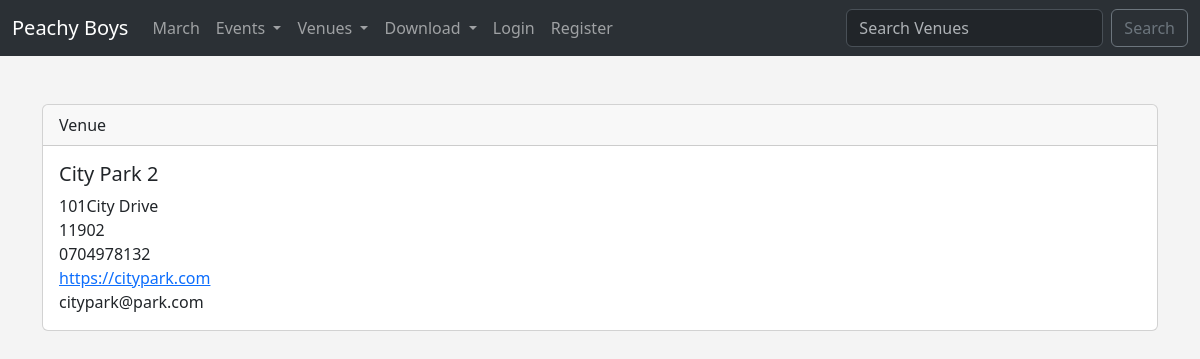
Screenshot of /show_venue/1/ with the database file from the repository.
### events/models.py (models this page shows)
class Venue(models.Model):
    name = models.CharField(max_length=120)
    address = models.CharField(max_length=300)
    zip_code =  models.CharField(max_length=15, blank=True)
    phone = models.CharField(max_length=15, blank=True)
    web = models.URLField(blank=True)
    email_address = models.EmailField(blank=True)
    owner = models.IntegerField(blank=False, default=1)
    def __str__(self):
        return self.name

### events/views.py (the view)
# urls.py: path('show_venue/<venue_id>/', views.show_venue, name='show-venue'),
def show_venue(request, venue_id):
    venue = Venue.objects.get(pk=venue_id)
    return render(request, 'events/show_venue.html', {'venue':venue})

### events/templates/events/show_venue.html
{% extends 'events/base.html' %}
{% block content %}
<center>
 <br>
</center>
<div class="card">
    <div class="card-header">
        Venue
    </div>
    <div class="card-body">
      <h5 class="card-title">{{venue }}</h5>
      <p class="card-text">
            {{ venue.address }} <br>
 {{ venue.zip_code }} <br>
 {{ venue.phone }} <br>
 <a href="{{ venue.web }}">{{ venue.web }}</a> <br>
 {{ venue.email_address }} <br>
      </p>
    </div>
  </div>
  <br>
{% endblock %}

### events/templates/events/base.html (style rules this page uses)
body { background: #f4f4f4 !important; }

### rows the page displays
Venue: name "City Park 2", address "101City Drive", zip_code "11902", phone "0704978132", web "https://citypark.com", email_address "citypark@park.com"
